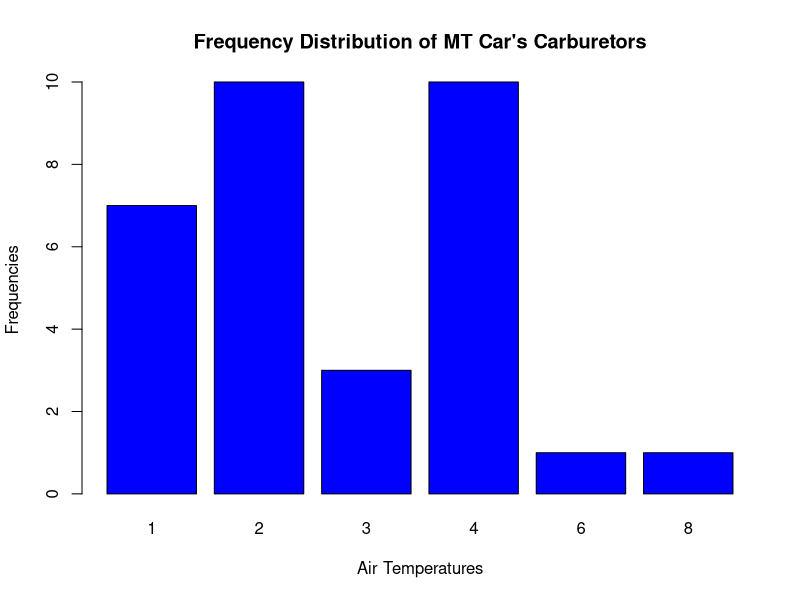
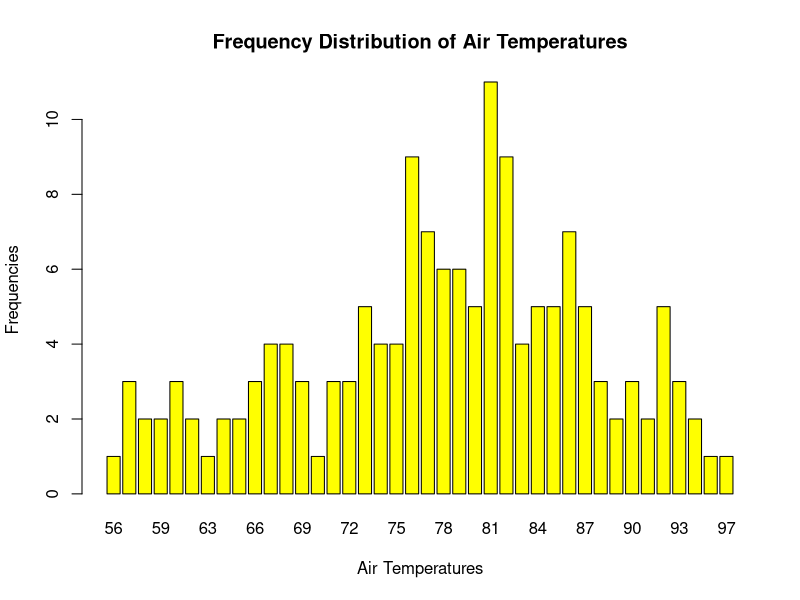
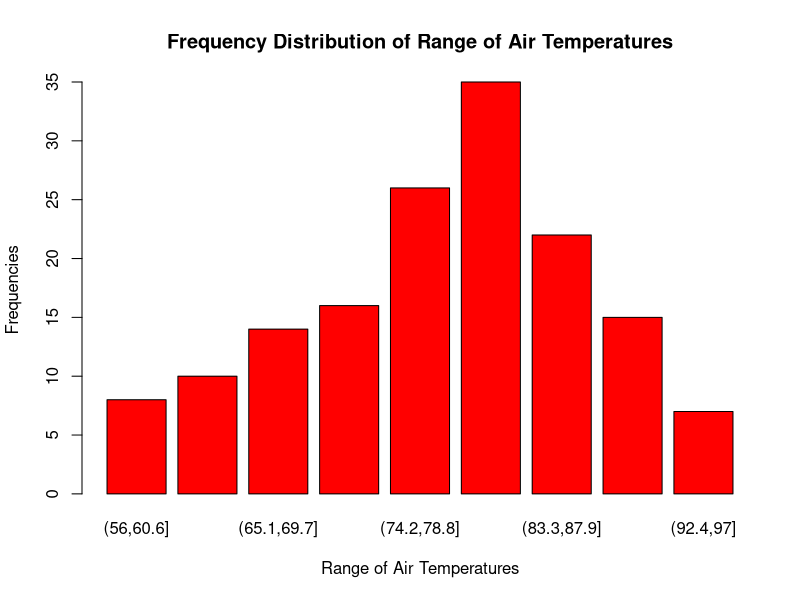

These figures' R source, in order:
packages="datasets" 
u1<-unique(mtcars$carb)
cat("Carburetors :", u1) 
t1=table(mtcars$carb) 
barplot(t1,xlab="Air Temperatures", ylab="Frequencies",main="Frequency Distribution of MT Car's Carburetors",col="blue") 
u2<-unique(airquality$Temp)
cat("Air Equality's Temperature", u2) 
t2=table(airquality$Temp) 
barplot(t2,xlab="Air Temperatures", ylab="Frequencies",main="Frequency Distribution of Air Temperatures",col="yellow") 
#Build a contingency table for range of temperatures and their counts/frequencies. 
t3=table(cut(airquality$Temp,9)) 
barplot(t3,xlab="Range of Air Temperatures", ylab="Frequencies",main="Frequency Distribution of Range of Air Temperatures",col="red") 

